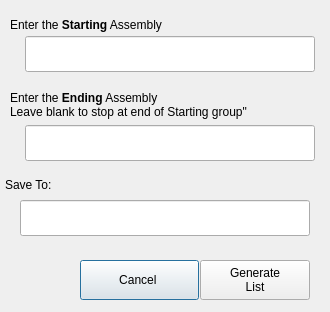
<?xml version="1.0" encoding="UTF-8"?>
<ui version="4.0">
 <class>SaveAssemblyListForm</class>
 <widget class="QDialog" name="SaveAssemblyListForm">
  <property name="geometry">
   <rect>
    <x>0</x>
    <y>0</y>
    <width>330</width>
    <height>312</height>
   </rect>
  </property>
  <property name="sizePolicy">
   <sizepolicy hsizetype="Fixed" vsizetype="Fixed">
    <horstretch>0</horstretch>
    <verstretch>0</verstretch>
   </sizepolicy>
  </property>
  <property name="windowTitle">
   <string>Save Assembly List Structure File</string>
  </property>
  <widget class="QPushButton" name="cancel_button">
   <property name="geometry">
    <rect>
     <x>80</x>
     <y>260</y>
     <width>119</width>
     <height>40</height>
    </rect>
   </property>
   <property name="sizePolicy">
    <sizepolicy hsizetype="Fixed" vsizetype="Fixed">
     <horstretch>0</horstretch>
     <verstretch>0</verstretch>
    </sizepolicy>
   </property>
   <property name="toolTip">
    <string>Close the form, any unsaved changes will be lost</string>
   </property>
   <property name="text">
    <string>Cancel </string>
   </property>
  </widget>
  <widget class="QPushButton" name="save_button">
   <property name="geometry">
    <rect>
     <x>200</x>
     <y>260</y>
     <width>110</width>
     <height>40</height>
    </rect>
   </property>
   <property name="sizePolicy">
    <sizepolicy hsizetype="Preferred" vsizetype="Preferred">
     <horstretch>0</horstretch>
     <verstretch>0</verstretch>
    </sizepolicy>
   </property>
   <property name="toolTip">
    <string>Save the updated Conditions List</string>
   </property>
   <property name="text">
    <string>Generate
List</string>
   </property>
  </widget>
  <widget class="QLineEdit" name="start_edit">
   <property name="geometry">
    <rect>
     <x>25</x>
     <y>36</y>
     <width>290</width>
     <height>36</height>
    </rect>
   </property>
  </widget>
  <widget class="QLabel" name="start_label">
   <property name="geometry">
    <rect>
     <x>10</x>
     <y>10</y>
     <width>300</width>
     <height>30</height>
    </rect>
   </property>
   <property name="text">
    <string>Enter the &lt;strong&gt;Starting&lt;/strong&gt; Assembly</string>
   </property>
  </widget>
  <widget class="QLabel" name="stop_label">
   <property name="geometry">
    <rect>
     <x>10</x>
     <y>80</y>
     <width>310</width>
     <height>50</height>
    </rect>
   </property>
   <property name="text">
    <string>Enter the &lt;strong&gt;Ending&lt;/strong&gt; Assembly&lt;br/&gt;Leave blank to stop at end of Starting group&quot;</string>
   </property>
  </widget>
  <widget class="QLineEdit" name="stop_edit">
   <property name="geometry">
    <rect>
     <x>25</x>
     <y>125</y>
     <width>290</width>
     <height>36</height>
    </rect>
   </property>
  </widget>
  <widget class="QLineEdit" name="save_location_edit">
   <property name="geometry">
    <rect>
     <x>20</x>
     <y>200</y>
     <width>290</width>
     <height>36</height>
    </rect>
   </property>
  </widget>
  <widget class="QLabel" name="save_location_label">
   <property name="geometry">
    <rect>
     <x>5</x>
     <y>170</y>
     <width>66</width>
     <height>30</height>
    </rect>
   </property>
   <property name="text">
    <string>Save To:</string>
   </property>
  </widget>
 </widget>
 <tabstops>
  <tabstop>save_button</tabstop>
  <tabstop>cancel_button</tabstop>
 </tabstops>
 <resources/>
 <connections/>
</ui>
